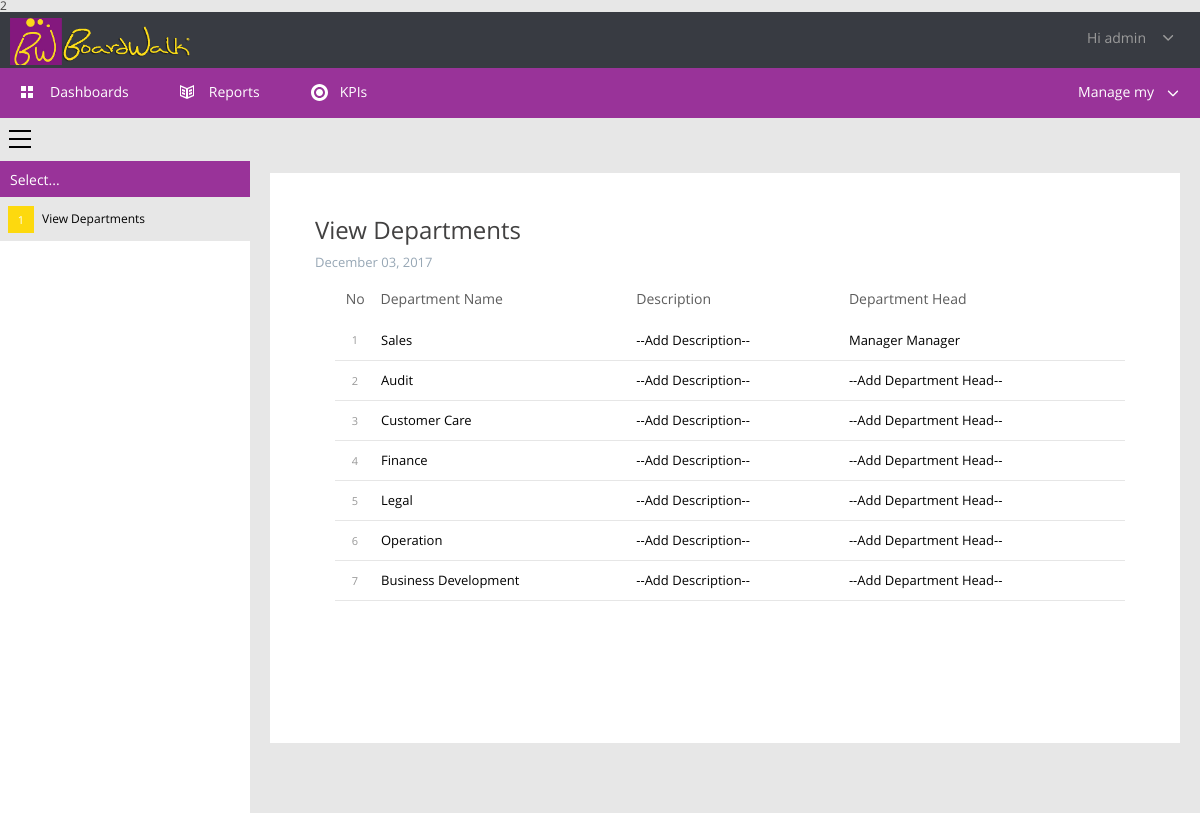
The app's page /user/viewdepartments.php (signed in) with its own data.
### tables this page shows
CREATE TABLE IF NOT EXISTS `users` (
  `userId` int(11) NOT NULL AUTO_INCREMENT,
  `userFname` varchar(255) NOT NULL,
  `userLname` varchar(255) NOT NULL,
  `userName` varchar(30) NOT NULL,
  `Name` varchar(255) NOT NULL,
  `userEmail` varchar(60) NOT NULL,
  `userPass` varchar(255) NOT NULL,
  `userDate` date NOT NULL,
  `deptId` int(10) NOT NULL,
  `userRole` varchar(255) NOT NULL,
  `userType` int(50) NOT NULL,
  PRIMARY KEY (`userId`),
  UNIQUE KEY `userEmail` (`userEmail`)
);

CREATE TABLE IF NOT EXISTS `departments` (
  `deptId` int(2) NOT NULL AUTO_INCREMENT,
  `deptName` varchar(256) NOT NULL,
  `deptDesc` varchar(512) NOT NULL,
  `deptHead` varchar(256) NOT NULL,
  PRIMARY KEY (`deptId`)
);

### user/viewdepartments.php (the view, shortened to what this page needs)
<?php
    $res=mysql_query("SELECT * FROM users WHERE userId=".$_SESSION['user']);
    $userRow=mysql_fetch_array($res);
    $deptId = $userRow['deptId'];
    $printdate = date("F d, Y");
?>
<!DOCTYPE html>
<html idmmzcc-ext-docid="468572160"><head>
	<link rel="stylesheet" type="text/css" media="print" href="files/css.css">
	<link href="files/css_003.css" rel="stylesheet" type="text/css">
    <link href="files/css_002.css" rel="stylesheet">
	<link href="files/dark.css" rel="stylesheet">
	<link href="files/blue.css" rel="stylesheet">
	<link href="css/bootstrap2.min.css" rel="stylesheet">
    <div class="header-status-bar">
        <span class="company-details" data-is-logo="true" style="background-image:url('logoo.png')"></span>
    <div><a class="profile"><i class="small-profile" data-item-id="84908" data-size="30x30" style="background-image:url('/Shared/_ProfileImage/84908?size=30x30')"></i><span>Hi <?php echo $userRow['userName']; ?></span><svg viewBox="-4 -6 22 22" class="init"><path d="M1.8,0c0.2,0,0.4,0.1,0.6,0.2L7.2,5l4.7-4.7c0.3-0.3,0.9-0.3,1.2,0c0.2,0.2,0.2,0.4,0.2,0.6s-0.1,0.4-0.2,0.6L7.8,6.8       c-0.3,0.3-0.9,0.3-1.2,0L1.2,1.5c-0.3-0.3-0.3-0.9,0-1.2C1.4,0.1,1.6,0,1.8,0z" xmlns="http://www.w3.org/2000/svg"></path></svg></a></div>
    </div>
<div class="tab-menu screen">
     <ul class="tab-menu">
<li><a href="dashboards.php?deptId=<?php echo $deptId; ?>"><svg class="init"><path d="M6,7H1V2h5V7z M13,2H8v5h5V2z M6,9H1v5h5V9z M13,9H8v5h5V9z" xmlns="http://www.w3.org/2000/svg"></path></svg><span>Dashboards</span></a></li>
<li><a href="reports.php?deptId=<?php echo $deptId; ?>"><svg class="init"><path d="M8,4L1,1v11l7,3l7-3V1 M8,4 M7,13l-5-2V3l5,2V13z M14,11l-5,2V5l5-2V11z M3,5l3,1v2L3,7V5z M3,8l3,1v2l-3-1V8z M13,7l-3,1       V6l3-1V7z M13,10l-3,1V9l3-1V10z" xmlns="http://www.w3.org/2000/svg"></path></svg><span>Reports</span></a></li>
<li><a href="kpi.php?deptId=<?php echo $deptId; ?>"><span>KPIs</span></a></li>
 </ul>
    <div class="manage-my"><span>Manage my</span><svg viewBox="0 -9 24 24" class="init"><path d="M1.8,0c0.2,0,0.4,0.1,0.6,0.2L7.2,5l4.7-4.7c0.3-0.3,0.9-0.3,1.2,0c0.2,0.2,0.2,0.4,0.2,0.6s-0.1,0.4-0.2,0.6L7.8,6.8       c-0.3,0.3-0.9,0.3-1.2,0L1.2,1.5c-0.3-0.3-0.3-0.9,0-1.2C1.4,0.1,1.6,0,1.8,0z" xmlns="http://www.w3.org/2000/svg"></path></svg></div>
</div>
<div class="columns">
    <div class="columns-row">
        <div class="column-left">
            <a href="#" class="menu-button" title="Hide"><svg class="init"><path style="fill: black;" d="M23,2H1V0h22V2z M23,8H1v2h22V8z M23,16H1v2h22V16z" xmlns="http://www.w3.org/2000/svg"></path></svg></a>
            <h4>Select...</h4>
			 <a class="category selected"><b>1</b><span>View Departments</span></a>
        </div>
        <div class="column-right">
		<div class="reports">
		<div class="reports-options screen"></div>
		<div class="report" style="padding: 0px 15px 0px 20px;">
		<div class="kpi-entries">
		<div class="report-header">
                    <div class="title">
                        <h1 id="h1Name">View Departments</h1>
                        <h2 id="h1Dateito"><?php echo $printdate;?></h2>
                    </div>
            </div>
			<div style="padding: 0px 15px 0px 20px;">
            <table class="kpis">
				<tr>
                    <th class="screen">No</th>
					<th class="screen" style="text-align:left;">Department Name</th>
					<th class="screen" style="text-align:left;">Description</th>
                    <th class="screen" style="text-align:left;">Department Head</th>
				</tr>
				<?php
					$sql = mysql_query("SELECT * from departments ORDER BY deptId ASC");
				if(mysql_num_rows($sql) == 0){
					echo '<tr><td colspan="8">No data found</td></tr>';
				}else{
					$no = 1;
					while($row = mysql_fetch_assoc($sql)){
						echo '
						<tr>
							<td style="width: 30px;height:40px;text-align:center;color: #999999;font-size:11px;">'.$no.'</td>
							<td class="kpi">'.$row['deptName'].'</td>
                            <td >'.$row['deptDesc'].'</td>
                            <td>'.$row['deptHead'].'</td>
							';
						echo '
						</tr>
						';
						$no++;
					}
				}
				?>
			</table>
		</div>
	</div>
		</div>
		</div>
    </div>
</div>
<div class="ui-helper-hidden-accessible" aria-relevant="additions" aria-live="assertive" role="log"></div></body></html>

### user/files/css.css (style rules this page uses)
html,body { min-width: 0; background-color: #fff !important; }
h1 { font-size: 18px; float: none; padding-left: 10px; color: #000; }
h2 { color: #424141; font-size: 12px; text-shadow: none; line-height: 30px; float: none; padding-left: 10px; }
.screen { visibility: hidden !important; display: none !important; }
div.header-status-bar { height: 60px; padding: 10px 0 0 10px; min-width: 0; background: none; display: block; clear: both; }
div.header-status-bar>span { color: #000; font-size: 20px; width: auto; text-shadow: none; }
div.header-status-bar>div { visibility: hidden; display: none; }

### user/files/dark.css (style rules this page uses)
div.header-status-bar { background-color:#383b42 }
div.header-status-bar>span { color:#fff }

### user/files/blue.css (style rules this page uses)
div.tab-menu { background-color:#993399; }

### records on screen
users: userName "admin"
departments: deptName "Sales", deptDesc "--Add Description--", deptHead "Manager Manager"
departments: deptName "Audit", deptDesc "--Add Description--", deptHead "--Add Department Head--"
departments: deptName "Customer Care", deptDesc "--Add Description--", deptHead "--Add Department Head--"
departments: deptName "Finance", deptDesc "--Add Description--", deptHead "--Add Department Head--"
departments: deptName "Legal", deptDesc "--Add Description--", deptHead "--Add Department Head--"
departments: deptName "Operation", deptDesc "--Add Description--", deptHead "--Add Department Head--"
departments: deptName "Business Development", deptDesc "--Add Description--", deptHead "--Add Department Head--"
